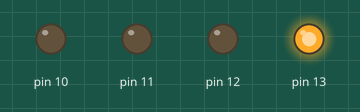
This sketch was run on a simulated Arduino Uno, built with avr-gcc and run on an emulated ATmega328P. Parts: output pins drawn as LEDs (lit = HIGH).

Above: at 2.5 s.
At 6.5 s:
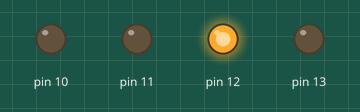
At 8.2 s:
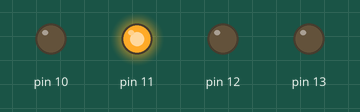
At 10.5 s:
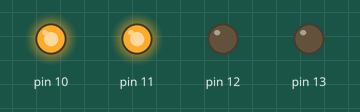
At 13.2 s:
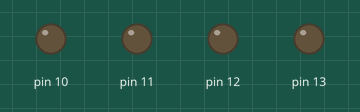
Timing chart, 0 to 17.6 s (numbered marks = the images above):
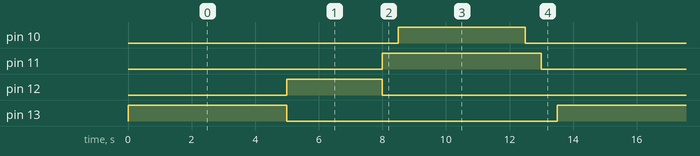

Measured:
- by itself, pin 10: alternates HIGH for 4.0 s and LOW for 9.5 s
- by itself, pin 11, pin 13: alternates HIGH for 5.0 s and LOW for 8.5 s
- by itself, pin 12: alternates HIGH for 3.0 s and LOW for 10.5 s

The sketch:

simulador_semafaro.ino
```cpp
void setup() {
  pinMode(13, OUTPUT);
  pinMode(12, OUTPUT);
  pinMode(11, OUTPUT);
  pinMode(10, OUTPUT);
}

void loop() {
  digitalWrite(13, HIGH);
  delay(5000);
  digitalWrite(13, LOW);
  digitalWrite(12, HIGH);
  delay(3000);
  digitalWrite(12, LOW);
  digitalWrite(11, HIGH);
  delay(500);
  digitalWrite(10, HIGH);
  delay(4000);
  digitalWrite(10, LOW);
  delay(500);
  digitalWrite(11, LOW);
  delay(500);
}
```
